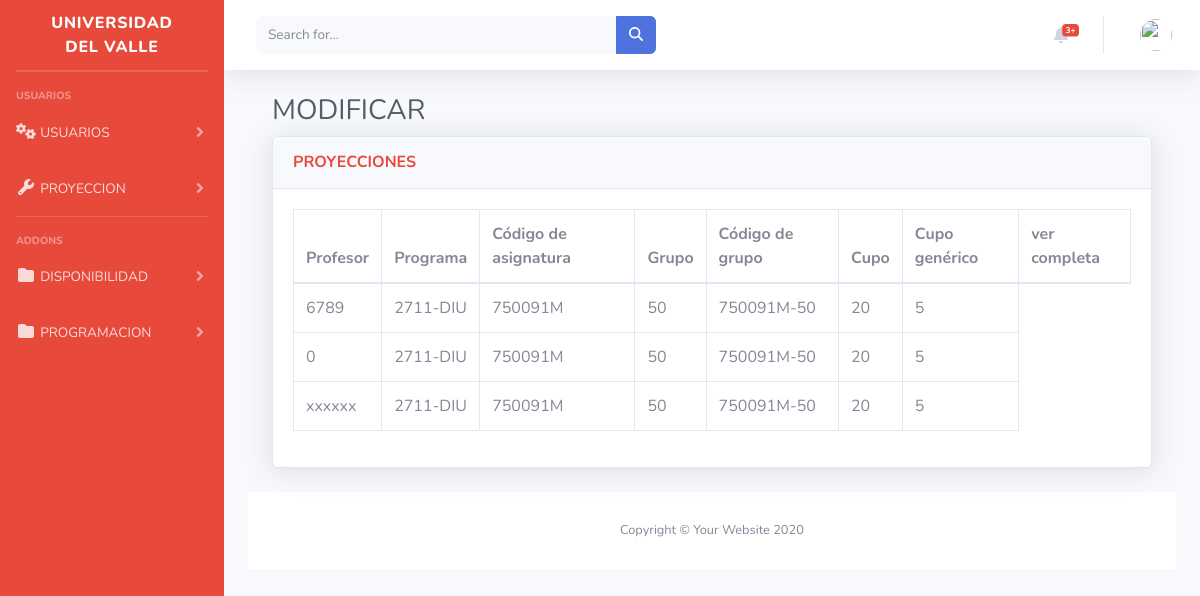
/inicio/verprogramacion, run on an earlier commit of the app's database.
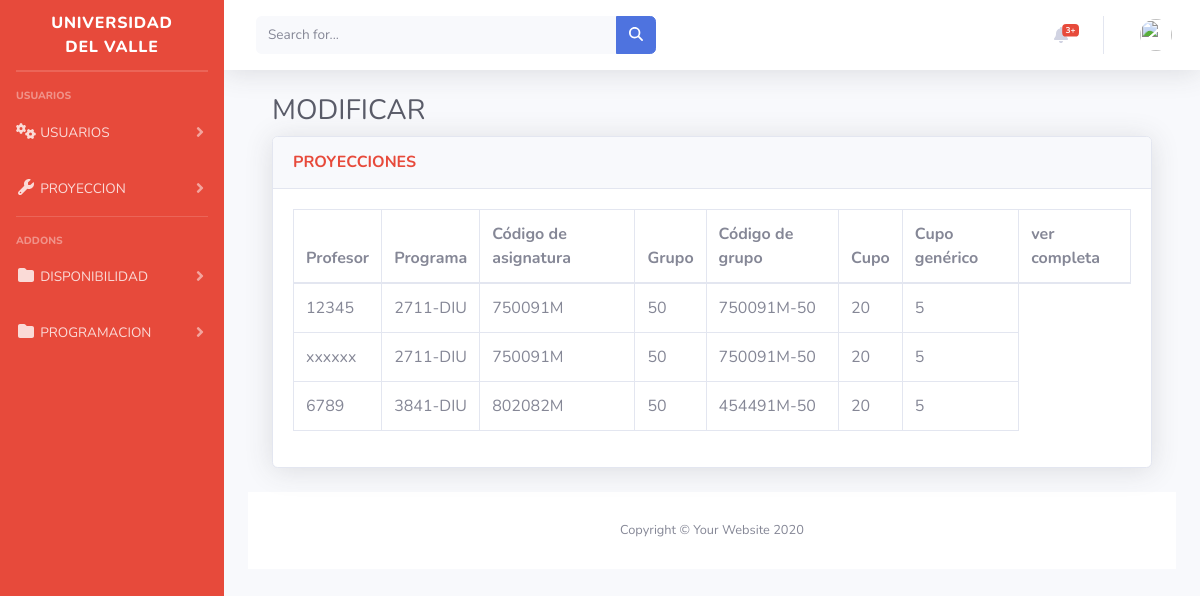
And on a later commit of the database.
### inicio/models.py (models this page shows, shortened)
class Programacion(models.Model):
    id = models.AutoField(primary_key=True)
    programa_jornada = models.CharField(max_length=100)
    codigo_asignatura = models.CharField(max_length=20)
    grupo = models.CharField(max_length=10)
    codigo_grupo = models.CharField(max_length=20)
    cupo = models.IntegerField()
    cupo_generico = models.IntegerField()
    id_usuarios = models.ForeignKey(User, on_delete=models.CASCADE)

### inicio/views.py (the view)
# urls.py: path('verprogramacion', views.mostrar_programacion, name='mostrar_programacion'),
def mostrar_programacion(request):
    programacion = Programacion.objects.all()
    return render(request, 'programacion.html', {'programacion': programacion})

### inicio/templates/programacion.html (shortened to what this page needs)
{% extends "base.html" %}
  {%block content%}
  {%load static%}
  <div>
  <!DOCTYPE html>
  <html lang="en">
  <head>
      <link rel="stylesheet" href="https://cdnjs.cloudflare.com/ajax/libs/font-awesome/5.15.3/css/all.min.css" />
      <link href="vendor/fontawesome-free/css/all.min.css" rel="stylesheet" type="text/css">
      <link href="css/sb-admin-2.min.css" rel="stylesheet">
      <link href="vendor/datatables/dataTables.bootstrap4.min.css" rel="stylesheet">
  </head>
  <body id="page-top">
                  <div class="container-fluid">
                      <h1 class="h3 mb-2 text-gray-800">MODIFICAR</h1>
                      <div class="card shadow mb-4">
                          <div class="card-header py-3">
                              <h6 class="m-0 font-weight-bold text-danger">PROYECCIONES</h6>
                          </div>
                          <div class="card-body">
                              <div class="table-responsive">
                                  <table class="table table-bordered" id="dataTable" width="100%" cellspacing="0">
                                    <thead>
                                        <tr>
                                          <th>Profesor</th>
                                          <th>Programa</th>
                                          <th>Código de asignatura</th>
                                          <th>Grupo</th>
                                          <th>Código de grupo</th>
                                          <th>Cupo</th>
                                          <th>Cupo genérico</th>
                                          <th>ver completa</th>
                                        </tr>
                                      </thead>
                                      <tbody>
                                        {% for programacion in programacion %}
                                        <tr>
                                          <td>{{ programacion.id_usuarios }}</td>
                                          <td>{{ programacion.programa_jornada }}</td>
                                          <td>{{ programacion.codigo_asignatura }}</td>
                                          <td>{{ programacion.grupo }}</td>
                                          <td>{{ programacion.codigo_grupo }}</td>
                                          <td>{{ programacion.cupo }}</td>
                                          <td>{{ programacion.cupo_generico }}</td>
                                        </tr>
                                        {% endfor %}
                                      </tbody>
                                  </table>
                              </div>
                            </div>
                      </div>
                  </div>
              </div>
              <footer class="sticky-footer bg-white">
                  <div class="container my-auto">
                      <div class="copyright text-center my-auto">
                          <span>Copyright &copy; Your Website 2020</span>
                      </div>
                  </div>
              </footer>
          </div>
      </div>
  </body>
  </html>
  {%endblock%}

### inicio/templates/base.html (shortened to what this page needs)
{% load static %}
<!DOCTYPE html>
<html lang="en">
<head>
    <link rel="stylesheet" href="{% static 'css/sb-admin-2.css' %}">
    <link rel="stylesheet" href="{% static 'css/sb-admin-2.min.css' %}">
<link href="{% static 'css/all.min.css' %}" rel="stylesheet">
 <link href="{% static 'vendor/fontawesome-free/css/all.min.css' %}" rel="stylesheet" type="text/css">
 <link href="css/sb-admin-2.min.css" rel="stylesheet">
</head>
<body id="page-top">
    <div id="wrapper">
        <ul class="navbar-nav bg-danger sidebar sidebar-dark accordion" id="accordionSidebar">
            <a class="sidebar-brand d-flex align-items-center justify-content-center" href="{%url 'Inicio'%}">
                <div class="sidebar-brand-text mx-3">UNIVERSIDAD DEL VALLE</div>
            </a>
            <hr class="sidebar-divider my-0">
            <hr class="sidebar-divider">
            <div class="sidebar-heading">
             USUARIOS
            </div>
            <li class="nav-item">
                <a class="nav-link collapsed" href="#" data-toggle="collapse" data-target="#collapseTwo"
                    aria-expanded="true" aria-controls="collapseTwo">
                    <i class="fas fa-fw fa-cogs"></i>
                    <span>USUARIOS</span>
                </a>
            </li>
            <li class="nav-item">
                <a class="nav-link collapsed" href="#" data-toggle="collapse" data-target="#collapseUtilities"
                    aria-expanded="true" aria-controls="collapseUtilities">
                    <i class="fas fa-fw fa-wrench"></i>
                    <span>PROYECCION</span>
                </a>
            </li>
            <hr class="sidebar-divider">
            <div class="sidebar-heading">
                Addons
            </div>
            <li class="nav-item">
                <a class="nav-link collapsed" href="#" data-toggle="collapse" data-target="#collapsePages"
                    aria-expanded="true" aria-controls="collapsePages">
                    <i class="fas fa-fw fa-folder"></i>
                    <span>DISPONIBILIDAD</span>
                </a>
            </li>
            <li class="nav-item">
                <a class="nav-link collapsed" href="#" data-toggle="collapse" data-target="#collapsePages2"
                    aria-expanded="true" aria-controls="collapsePages2">
                    <i class="fas fa-fw fa-folder"></i>
                    <span>PROGRAMACION</span>
                </a>
            </li>
        </ul>
        <div id="content-wrapper" class="d-flex flex-column">
            <div id="content">
                <nav class="navbar navbar-expand navbar-light bg-white topbar mb-4 static-top shadow">
                    <form
                        class="d-none d-sm-inline-block form-inline mr-auto ml-md-3 my-2 my-md-0 mw-100 navbar-search">
                        <div class="input-group">
                            <input type="text" class="form-control bg-light border-0 small" placeholder="Search for..."
                                aria-label="Search" aria-describedby="basic-addon2">
                            <div class="input-group-append">
                                <button class="btn btn-primary" type="button">
                                    <i class="fas fa-search fa-sm"></i>
                                </button>
                            </div>
                        </div>
                    </form>
                    <ul class="navbar-nav ml-auto">
                        <li class="nav-item dropdown no-arrow mx-1">
                            <a class="nav-link dropdown-toggle" href="#" id="alertsDropdown" role="button"
                                data-toggle="dropdown" aria-haspopup="true" aria-expanded="false">
                                <i class="fas fa-bell fa-fw"></i>
                                <span class="badge badge-danger badge-counter">3+</span>
                            </a>
                        </li>
                        <li class="nav-item dropdown no-arrow">
                            <a class="nav-link dropdown-toggle" href="#" id="userDropdown" role="button"
                                data-toggle="dropdown" aria-haspopup="true" aria-expanded="false">
                                <img class="img-profile rounded-circle"
                                    src="{% static 'img/undraw_profile.svg'%}">
                            </a>
                        </li>
                    </ul>
                </nav>
                <div class="content-wrapper">
                    <section class="content">
                        <div class="container-fluid">
                            {% block content %}
                            {% endblock %}
</body>
</html>

What changed in the data, as far as the page shows it:
removed Programacion: id_usuarios "6789", programa_jornada "2711-DIU", codigo_asignatura "750091M", grupo "50", codigo_grupo "750091M-50", cupo "20", cupo_generico "5"
removed Programacion: id_usuarios "0", programa_jornada "2711-DIU", codigo_asignatura "750091M", grupo "50", codigo_grupo "750091M-50", cupo "20", cupo_generico "5"
added Programacion: id_usuarios "12345", programa_jornada "2711-DIU", codigo_asignatura "750091M", grupo "50", codigo_grupo "750091M-50", cupo "20", cupo_generico "5"
added Programacion: id_usuarios "6789", programa_jornada "3841-DIU", codigo_asignatura "802082M", grupo "50", codigo_grupo "454491M-50", cupo "20", cupo_generico "5"
